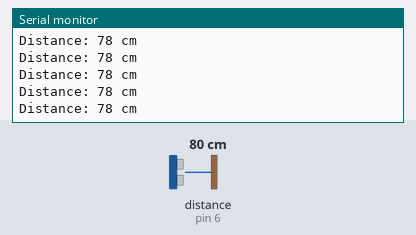
A sketch run on a simulated Arduino Uno, built with avr-gcc and run on an emulated ATmega328P. Parts: the last lines printed to the serial monitor. Wiring (inferred from the names in the program): ultrasonic range finder: trigger pin 7; echo pin 6. The inputs (shaded band) are chosen by the test bench; at power-on: distance to the obstacle (sensor on pin 6) 80 cm. The echo pulse lasts 58.3 µs per cm.

Above: at 1.2 s.
1.3 s: distance to the obstacle (sensor on pin 6) set to 2 cm
At 2.4 s:
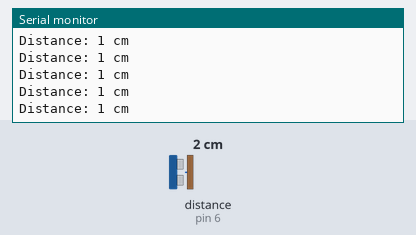
4.3 s: distance to the obstacle (sensor on pin 6) set to 120 cm
At 5.1 s:
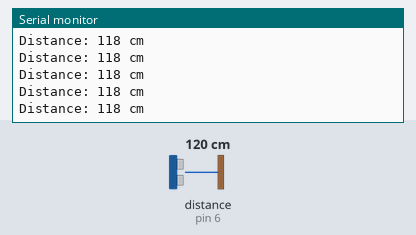
7.3 s: distance to the obstacle (sensor on pin 6) set to 4 cm
At 8.1 s:
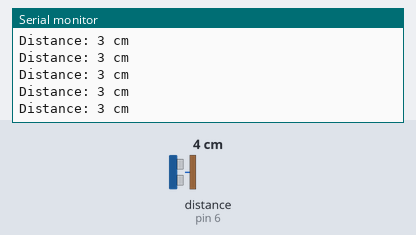
10.3 s: distance to the obstacle (sensor on pin 6) set to 18 cm
At 11.4 s:
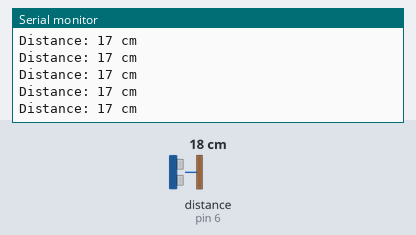
19.3 s: distance to the obstacle (sensor on pin 6) set to 9 cm
At 20.2 s:
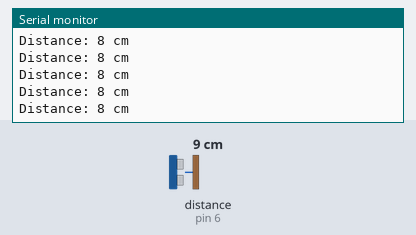
Timing chart, 0 to 22.3 s (numbered marks = the images above; inputs shaded):
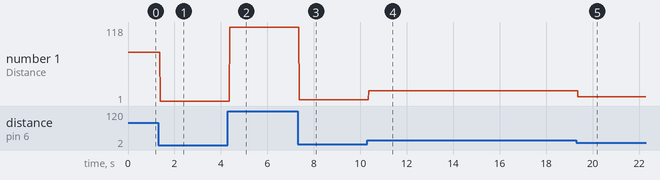

Measured:
- after the input at 1.3 s, the serial monitor: prints a new line after 0.08 s (image 1)
- after the input at 4.3 s, the serial monitor: prints a new line after 0.08 s (image 2)
- after the input at 7.3 s, the serial monitor: prints a new line after 0.07 s (image 3)
- after the input at 10.3 s, the serial monitor: prints a new line after 0.07 s (image 4)
- after the input at 19.3 s, the serial monitor: prints a new line after 0.07 s (image 5)
- plotted number 1: 78 → 1 after the input at 1.3 s, 1 → 118 after the input at 4.3 s, 118 → 3 after the input at 7.3 s, 3 → 17 after the input at 10.3 s, 17 → 8 after the input at 19.3 s

The sketch:

arduino-distance-sensor.ino
```cpp
#define trigger 7
#define echo 6
long duration;
int distance;
void setup(){
  pinMode(echo,INPUT);
  pinMode(trigger,OUTPUT);
  Serial.begin(9600);
}

void loop(){
    digitalWrite(trigger, LOW);
  delayMicroseconds(2);
  // Sets the trigPin HIGH (ACTIVE) for 10 microseconds
  digitalWrite(trigger, HIGH);
  delayMicroseconds(10);
  digitalWrite(trigger, LOW);
  // Reads the echoPin, returns the sound wave travel time in microseconds
  duration = pulseIn(echo, HIGH);
  // Calculating the distance
  distance = duration * 0.034 / 2; // Speed of sound wave divided by 2 (go and back)
  // Displays the distance on the Serial Monitor
  Serial.print("Distance: ");
  Serial.print(distance);
  Serial.println(" cm");

}
```
